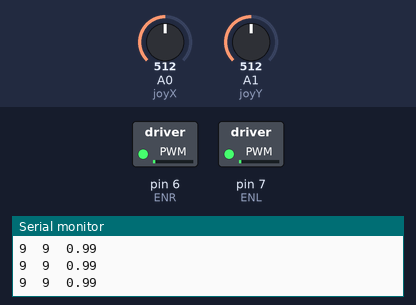
This sketch was run on a simulated Arduino Mega 2560, built with avr-gcc and run on an emulated ATmega2560. Parts: switched loads named in the sketch (green lamp = pin HIGH), the last lines printed to the serial monitor. The inputs (shaded band) are chosen by the test bench; at power-on: A1 (joyY) = 512, A0 (joyX) = 512.

Above: at 1.2 s.
1.3 s: A1 (joyY) set to 541
At 1.7 s:
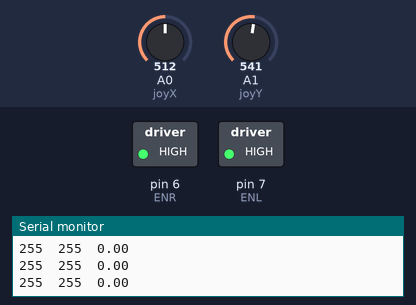
2.8 s: A1 (joyY) set to 716
At 4.0 s:
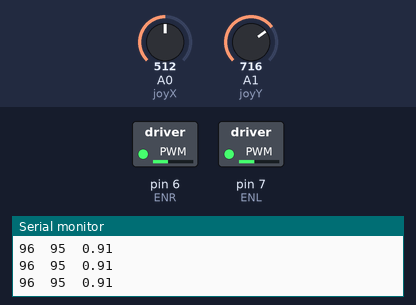
4.3 s: A0 (joyX) set to 716
At 5.0 s:
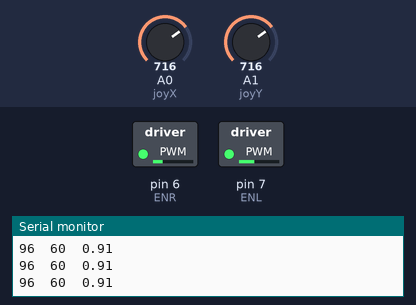
5.8 s: A0 (joyX) set to 306
At 7.0 s:
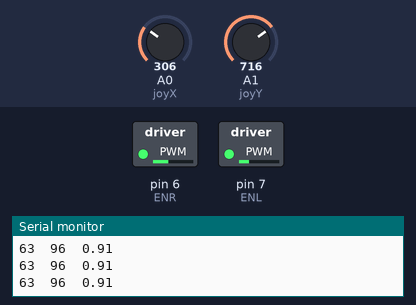
7.3 s: A1 (joyY) set to 808
At 8.3 s:
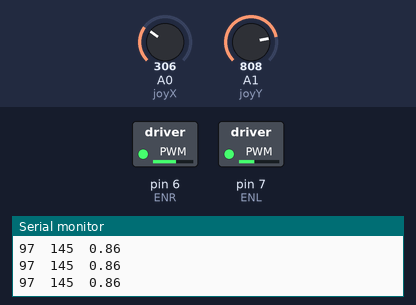
8.8 s: A1 (joyY) set to 825
At 9.4 s:
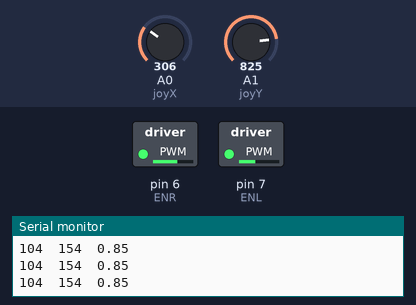
Timing chart, 0 to 11.8 s (numbered marks = the images above; inputs shaded):
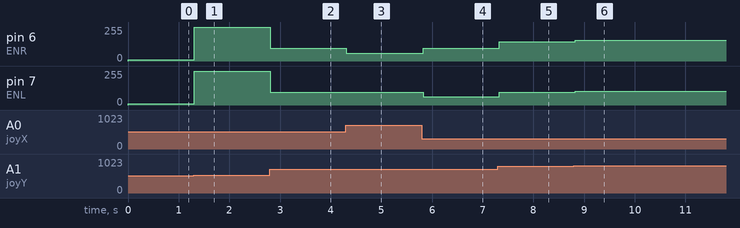

The sketch:

joystic_analog_with_robot.ino
```cpp
#include"header.h"

#define LOW_SPEED 0.0
#define HIGH_SPEED 1023.0
#define CENTER_SPEED 512.0
#define MAX_SCALE 3.0/4.0
#define ERROR_GAP  10

#define ROBOT_STOP 0
#define ROBOT_FORWARD 1
#define ROBOT_REVERSE 2
#define ROBOT_ROTATE_RIGHT 3
#define ROBOT_ROTATE_LEFT 4

unsigned direct = ROBOT_STOP;
unsigned old_direct = ROBOT_STOP;


float scale ;

void setup() {
    pinMode(joySW, INPUT);
    digitalWrite(joySW, HIGH);
    Serial.begin(115200);


//    float l = 0.0;
//    float m = 512.0;
//    float h = 1023.0;
//    float s = 2.0;

//    for(int i = m;i<= h;i++){
//    num = ((s-1.0)/(h-m))*(i-m) + 1.0;
//    Serial.println(num);
//    }


//    for(int i=512;i>=0;i--){
//      num = ((s-1.0)/(m-l))*(m-i) + 1.0;
//      Serial.println(num);
//    }


}

  int pwm = 0;
  int pwml = 0;
  int pwmr = 0;

void loop() {


  int pwmy = 0;
  int pwmx = 0;
  int X = analogRead(joyX);
  int Y = analogRead(joyY);

  if(Y<=531){
      Y = map(Y,0,531,0,512);
  }else {
      Y = map(Y,532,1016,512,1023);
  }

  if(X<=499){
      X = map(X,0,499,0,512);
  }else {
      X = map(X,500,1016,512,1023);
  }

  X = constrain(X, 0, 1023);
  Y = constrain(Y, 0, 1023);


//  Serial.print(X);
//  Serial.print("\t");
//  Serial.println(Y);


//  if((X>510)&&(X<514)&&(Y>510)&&(Y<514)){
//    brakeRobot();
//  }else{
//    if(Y>512){
//        digitalWrite(INR1,HIGH);
//        digitalWrite(INR2,LOW);
//        digitalWrite(INL1,HIGH);
//        digitalWrite(INL2,LOW);
//
//        pwmy = map(Y,512,1023,0,255);
//    } else if(Y<512){
//        digitalWrite(INR2,HIGH);
//        digitalWrite(INR1,LOW);
//        digitalWrite(INL2,HIGH);
//        digitalWrite(INL1,LOW);
//
//        pwmy = map(Y,512,0,0,255);
//    }
//
//
//    if(X>520){
//        digitalWrite(INR1,LOW);
//        digitalWrite(INR2,HIGH);
//        digitalWrite(INL1,HIGH);
//        digitalWrite(INL2,LOW);
//
//        pwmy = map(X,512,1023,0,200);
//    } else if(X<504){
//        digitalWrite(INR1,HIGH);
//        digitalWrite(INR2,LOW);
//        digitalWrite(INL1,LOW);
//        digitalWrite(INL2,HIGH);
//
//        pwmy = map(X,512,0,0,200);
//    }
//
//
//    analogWrite(ENR,pwmy);
//    analogWrite(ENL,pwmy);
//
//  }


   if(Y >= (CENTER_SPEED + ERROR_GAP)){
      scale = ((MAX_SCALE-1.0)/(HIGH_SPEED - CENTER_SPEED))*(Y - CENTER_SPEED) + 1.0;
      direct = ROBOT_FORWARD;
//      digitalWrite(INR1,HIGH);
//      digitalWrite(INR2,LOW);
//      digitalWrite(INL1,HIGH);
//      digitalWrite(INL2,LOW);

      pwm = map(Y,512,1023,0,255);

   }else if(Y <= (CENTER_SPEED - ERROR_GAP)){
      scale = ((MAX_SCALE-1.0)/(CENTER_SPEED - LOW_SPEED))*(CENTER_SPEED - Y) + 1.0;
      direct = ROBOT_REVERSE;
//      digitalWrite(INR1,LOW);
//      digitalWrite(INR2,HIGH);
//      digitalWrite(INL1,LOW);
//      digitalWrite(INL2,HIGH);

      pwm = map(Y,512,0,0,255);
   }else{
      scale = 0;
      pwm = 255;
   }

   if(X >= (CENTER_SPEED + ERROR_GAP)){
      pwml = pwm;
      pwmr = map(X,512,1023,pwm,(pwm-(pwm*scale)));
      if(scale == 0){
        direct = ROBOT_ROTATE_RIGHT;
//        digitalWrite(INR1,LOW);
//        digitalWrite(INR2,HIGH);
//        digitalWrite(INL1,HIGH);
//        digitalWrite(INL2,LOW);
      }
   }else if(X <= (CENTER_SPEED - ERROR_GAP)){
      pwmr = pwm;
      pwml = map(X,512,0,pwm,(pwm-(pwm*scale)));
      if(scale == 0){
      direct = ROBOT_ROTATE_LEFT;
//      digitalWrite(INR1,HIGH);
//      digitalWrite(INR2,LOW);
//      digitalWrite(INL1,LOW);
//      digitalWrite(INL2,HIGH);
      }
   }else{
      pwml = pwmr = pwm;
      direct = ROBOT_STOP;
//      digitalWrite(INR1,HIGH);
//      digitalWrite(INR2,HIGH);
//      digitalWrite(INL1,HIGH);
//      digitalWrite(INL2,HIGH);
   }

    if(direct != old_direct){
          old_direct = direct;
          switch(direct){
            case ROBOT_FORWARD :
                digitalWrite(INR1,HIGH);
                digitalWrite(INR2,LOW);
                digitalWrite(INL1,HIGH);
                digitalWrite(INL2,LOW);
                break;
            case ROBOT_REVERSE :
                digitalWrite(INR1,LOW);
                digitalWrite(INR2,HIGH);
                digitalWrite(INL1,LOW);
                digitalWrite(INL2,HIGH);
                break;
            case ROBOT_ROTATE_RIGHT :
                digitalWrite(INR1,LOW);
                digitalWrite(INR2,HIGH);
                digitalWrite(INL1,HIGH);
                digitalWrite(INL2,LOW);
                break;
            case ROBOT_ROTATE_LEFT :
                digitalWrite(INR1,HIGH);
                digitalWrite(INR2,LOW);
                digitalWrite(INL1,LOW);
                digitalWrite(INL2,HIGH);
                break;
            case ROBOT_STOP :
                digitalWrite(INR1,HIGH);
                digitalWrite(INR2,HIGH);
                digitalWrite(INL1,HIGH);
                digitalWrite(INL2,HIGH);
                break;

          }
    }

    analogWrite(ENR,pwmr);
    analogWrite(ENL,pwml);


   Serial.print(pwml);
   Serial.print("\t");
   Serial.print(pwmr);
   Serial.print("\t");
   Serial.println(scale);
   delay(30);

}
```

header.h
```cpp
//MOTOR Driver PINS
int ENR = 6;
int ENL = 7;
int INR1 =30;
int INR2 =31;
int INL1 =32;
int INL2 =33;

//joystick pins
int joyX = 0; // analogpin
int joyY = 1;
int joySW = 50;

//for blink function
int LED = 2;

//LINE SENSOR PINS
int Line_SL = 10;
int Line_SM = 9;
int Line_SR = 8;


//LINE SENSOR VALUES
int Line_SVL = 0;
int Line_SVM = 0;
int Line_SVR = 0;

// LINE FLAG
int Line_LF = 0;
int Line_MF = 0;
int Line_RF = 0;

//PWM VLUES
int pwm_min = 140;
int pwm_max = 220;

//for line sensing
long int timeStart = 0;

// UltraSonic Pins
#define TRIGGER_PIN_L  37
#define ECHO_PIN_L     36
#define TRIGGER_PIN_R  41
#define ECHO_PIN_R     40
#define TRIGGER_PIN  39  // Arduino pin tied to trigger pin on the ultrasonic sensor.
#define ECHO_PIN     38  // Arduino pin tied to echo pin on the ultrasonic sensor.
#define MAX_DISTANCE 350 // Maximum distance we want to ping for (in centimeters). Maximum sensor distance is rated at 400-500cm.
#define gotodestination_MAX_SPEED 180
#define gotodestination_kp 5

//Magnetometer
float angleoffset = 6;

//functions
void fowardRobot(int withspeed);
void brakeRobot(void);
void reverseRobot(int withspeed);
float getHeading(void);
int check_Line(void);
int senseline(void);
//void turnRobotAngle1(float goangle, int spd); // to perticular direction in 0-360 degree
void turnRobotAngle(float goangle);
void turnRobot(float angle);// +- angle turn from current position
float errorang(float goangle);
//void findshortdis1(void);
int findshortdis(void);
void gotodestination(int);
void blinkk(void);
```

ronotMove.ino
```cpp
void fowardRobot(int spd){

    digitalWrite(INR1,HIGH);
    digitalWrite(INR2,LOW);
    digitalWrite(INL1,HIGH);
    digitalWrite(INL2,LOW);

    analogWrite(ENR,spd);
    analogWrite(ENL,spd);
  }

void brakeRobot(void){

    digitalWrite(INR1,HIGH);
    digitalWrite(INR2,HIGH);
    digitalWrite(INL1,HIGH);
    digitalWrite(INL2,HIGH);

    analogWrite(ENR,255);
    analogWrite(ENL,255);
}

void reverseRobot(int spd){
    digitalWrite(INR2,HIGH);
    digitalWrite(INR1,LOW);
    digitalWrite(INL2,HIGH);
    digitalWrite(INL1,LOW);

    analogWrite(ENR,spd);
    analogWrite(ENL,spd);
}


void turnRobot(float angle){
    float heading1 = getHeading();
    heading1 += angle;
    if(heading1 >= 360){
      heading1 -= 360;
    }
    else if(heading1<0){
        heading1 += 360;
    }
    while(true){
        float err = errorang(heading1);
        if (err < 3.0){
          break;
        }
        //float speed_P = map(err,0,180,pwm_min,pwm_max);
        //Serial.print(err);
        //Serial.print("\t");
       // Serial.println(speed_P);
        turnRobotAngle(heading1);
        delay(300);
        //Serial.println(getHeading());

    }

}


void turnRobotAngle(float goangle){
      analogWrite(ENR,0);
      analogWrite(ENL,0);
    if(errorang(goangle) <= 3){
      return;
    }else{
        float heading = getHeading();
        if(goangle<180){
          if((heading >= goangle)&&(heading <= (goangle+180))){
            digitalWrite(INR1,HIGH);
            digitalWrite(INR2,LOW);
            digitalWrite(INL1,LOW);
            digitalWrite(INL2,HIGH);
            while(true){
              heading = getHeading();
              if(heading > (goangle+180)){
                heading -= 360;
              }
              if(heading <= (goangle+3.0)){
                  brakeRobot();
                  break;
              }

              analogWrite(ENR,map(errorang(goangle),0,180,pwm_min,pwm_max));
              analogWrite(ENL,map(errorang(goangle),0,180,pwm_min,pwm_max));
            }
          } else{
           // Serial.println("EN");
            digitalWrite(INR1,LOW);
            digitalWrite(INR2,HIGH);
            digitalWrite(INL1,HIGH);
            digitalWrite(INL2,LOW);
            while(true){
              heading = getHeading();
              if(heading > (goangle+180)){
                heading -= 360;
              }
              if(heading >= (goangle-3.0)){
                  brakeRobot();
                  break;
              }
              analogWrite(ENR,map(errorang(goangle),0,180,pwm_min,pwm_max));
              analogWrite(ENL,map(errorang(goangle),0,180,pwm_min,pwm_max));
            }
          }
        }else{
          if((heading <= goangle)&&(heading >= (goangle-180))){
                digitalWrite(INR1,LOW);
                digitalWrite(INR2,HIGH);
                digitalWrite(INL1,HIGH);
                digitalWrite(INL2,LOW);
                                            //                while(getHeading() < (goangle-4.0)){
                                            //                  analogWrite(ENR,spd);
                                            //                  analogWrite(ENL,spd);
                                            //                }
                                            //                brakeRobot();

              while(true){
                heading = getHeading();
                if(heading < (goangle-180)){
                  heading += 360;
                }
                if(heading >= (goangle-3.0)){
                    brakeRobot();
                    break;
                }
                analogWrite(ENR,map(errorang(goangle),0,180,pwm_min,pwm_max));
                analogWrite(ENL,map(errorang(goangle),0,180,pwm_min,pwm_max));
            }

          } else{
              digitalWrite(INR1,HIGH);
              digitalWrite(INR2,LOW);
              digitalWrite(INL1,LOW);
              digitalWrite(INL2,HIGH);

              while(true){
              heading = getHeading();
              if(heading < (goangle-180)){
                heading += 360;
              }
              if(heading <= (goangle+3.0)){
                  brakeRobot();
                  break;
              }
              analogWrite(ENR,map(errorang(goangle),0,180,pwm_min,pwm_max));
              analogWrite(ENL,map(errorang(goangle),0,180,pwm_min,pwm_max));
            }
          }
        }
    }
}


float errorang(float goangle){
    float heading = getHeading();
    float error = abs(heading-goangle);
    if(error > 180.0){
      error = 360 - error;
    }
    return error;
}
```

Measured:
- after the input at 1.3 s, pin 6 (ENR), pin 7 (ENL): 9/255 → 255/255 at once
- after the input at 2.8 s, pin 6 (ENR): 255/255 → 95/255 at once; pin 7 (ENL): 255/255 → 96/255 at once
- after the input at 4.3 s, pin 6 (ENR): 95/255 → 60/255 at once
- after the input at 5.8 s, pin 6 (ENR): 60/255 → 96/255 at once; pin 7 (ENL): 96/255 → 63/255 at once
- after the input at 7.3 s, pin 6 (ENR): 96/255 → 145/255 at once; pin 7 (ENL): 63/255 → 97/255 at once
- after the input at 8.8 s, pin 6 (ENR): 145/255 → 154/255 at once; pin 7 (ENL): 97/255 → 104/255 at once
